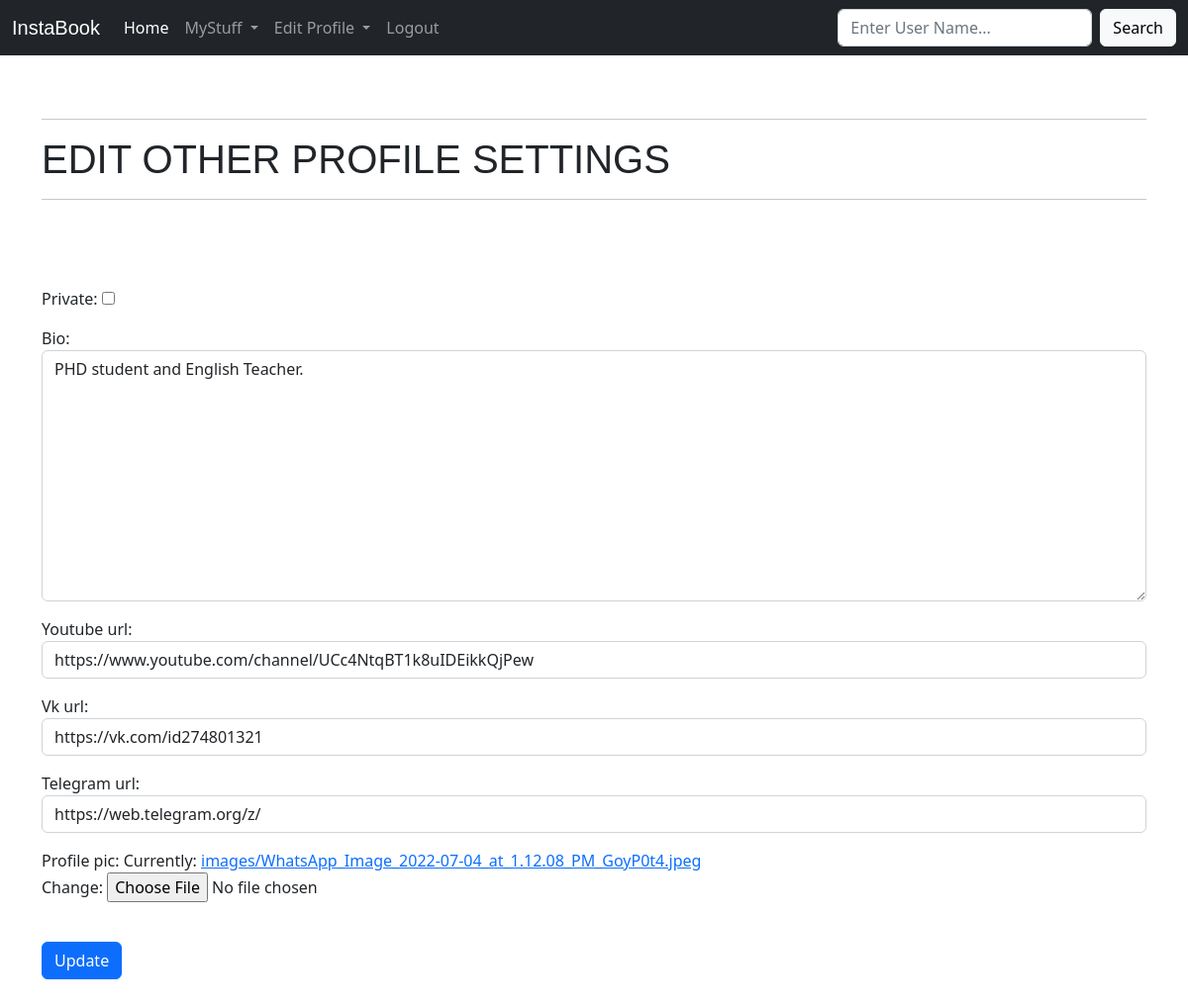
/edit_settings/5 (signed in), run on an earlier commit of the app's database.
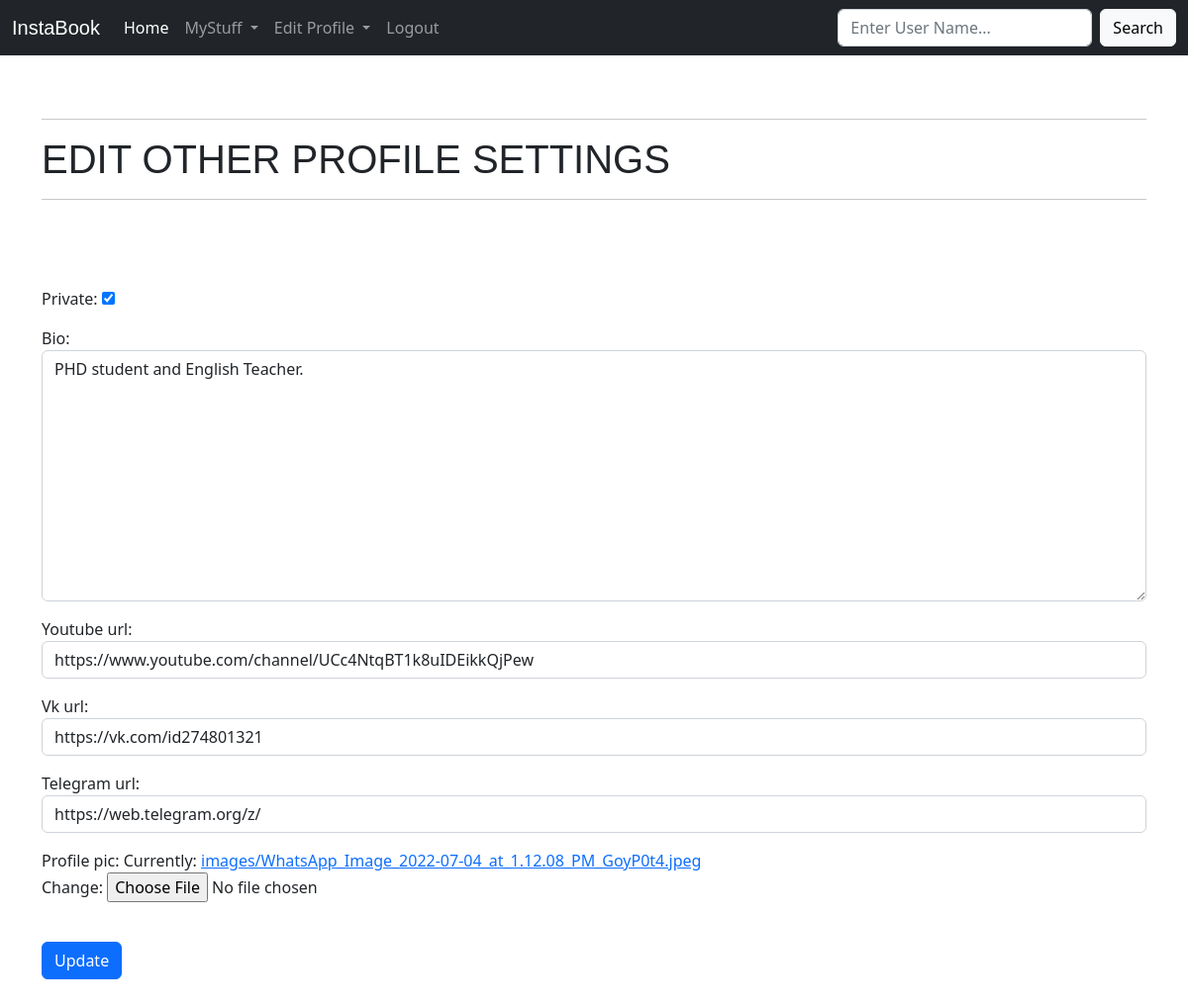
And on a later commit of the database.
### mypics/models.py (models this page shows, shortened)
class Profile(models.Model):
    member = models.OneToOneField(User,null=True,on_delete=models.CASCADE,unique=True)
    bio = models.TextField(blank=True)
    profile_pic = models.ImageField(null=True,blank=False,upload_to='images/')
    youtube_url = models.CharField(max_length=120,null=True,default='https://www.youtube.com',blank=True)
    telegram_url = models.CharField(max_length=120,null=True,default='https://web.telegram.org/k/',blank=True)
    vk_url = models.CharField(max_length=120,null=True,default='https://vk.com/',blank=True)
    friend_id_list = models.CharField(max_length=120,null=True,blank=True,validators=[validate_comma_separated_integer_list])
    requests = models.CharField(max_length=120,null=True,blank=True,validators=[validate_comma_separated_integer_list])
    pendings = models.CharField(max_length=120,null=True,blank=True,validators=[validate_comma_separated_integer_list])
    accepted = models.CharField(max_length=120,null=True,blank=True,validators=[validate_comma_separated_integer_list])
    declined = models.CharField(max_length=120, null=True, blank=True,validators=[validate_comma_separated_integer_list])
    private = models.BooleanField(null=True, blank=True)
    online = models.BooleanField(null=False,blank=False,default=False)

### mypics/views.py (the view)
# urls.py: path('edit_settings/<id>', views.edit_settings, name='edit_settings'),
def edit_settings(request,id):
    user_profile = User.objects.get(pk=id)
    member_id_from_user = user_profile.profile.id
    member_instance = Profile.objects.get(pk=member_id_from_user)
    if request.method == 'POST':
        form = EditSettingsForm(request.POST,request.FILES or None,instance=member_instance)
        if form.is_valid():
            form.save()
            messages.success(request, ("Settings were successfully updated!"))
            return redirect('home')
        else:
            form = EditSettingsForm(instance=member_instance)
            messages.success(request, ('Error in form....'))
            return render(request, 'edit_settings.html', {
                'form': form,
            })
    else:
        form = EditSettingsForm(instance=member_instance)
        return render(request, 'edit_settings.html', {
            'form':form,
        })

### mypics/forms.py
class EditSettingsForm(ModelForm):
    bio = forms.CharField(max_length=120,required=False,widget=forms.Textarea(attrs={'class':'form-control'}))
    youtube_url =  forms.CharField(max_length=120,required=False,widget=forms.TextInput(attrs={'class':'form-control'}))
    vk_url = forms.CharField(max_length=120, required=False,widget=forms.TextInput(attrs={'class': 'form-control'}))
    telegram_url = forms.CharField(max_length=120, required=False,widget=forms.TextInput(attrs={'class': 'form-control'}))
    private = forms.BooleanField(required=False)
    class Meta:
        model = Profile
        fields = ('private','bio','youtube_url','vk_url','telegram_url','profile_pic')

### mypics/templates/edit_settings.html (shortened to what this page needs)
{%extends 'base.html'%}
{% block content%}
{%if user.is_authenticated %}
<hr/>
        <h1>EDIT OTHER PROFILE SETTINGS</h1>
<hr/>
                        <br>
                        <br>
        <br>
        <form action="" method=POST enctype="multipart/form-data">
            {{form.as_p}}
            <br>
            <input type="submit" value="Update" class="btn btn-primary">
        </form>
        <br>
                            <br>
        {%else%}
<h2>You must be logged in to view this page.</h2>
{%endif%}
{%endblock%}

What changed in the data, as far as the page shows it:
changed Profile "PHD student and English Teacher.": private "☐" → "☑"
